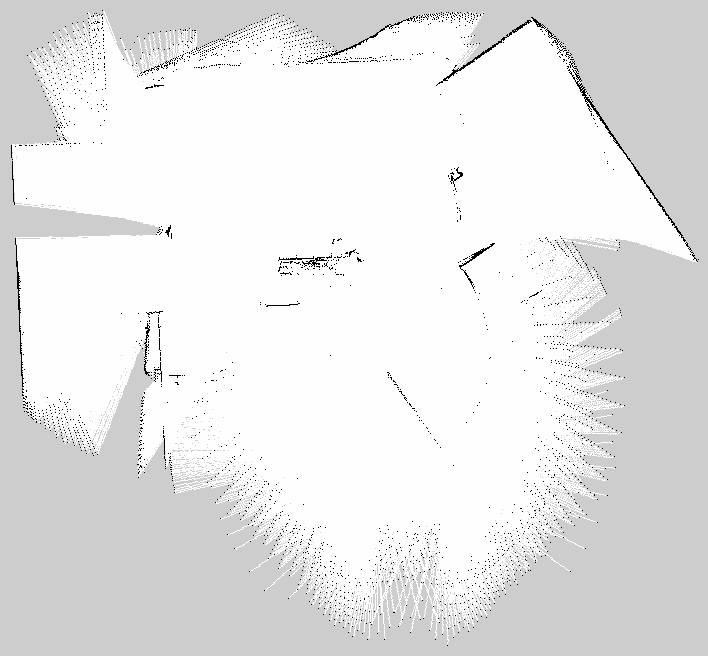
#> input picture DataRTABMap/mapa_rtabmap_1.pgm, 708 x 656 px
$ python generaty_corners_image.py --input ../DataRTABMap/mapa_rtabmap_1.pgm --output out.png
#> lines starting #> are read from the running program, lines starting #| are printed output that depends on the picture; after the words box and inside, x2 and y2 are one past the last pixel; in counts of white or black regions, pixels touching at a corner belong together
#!/usr/bin/env python3
import cv2 as cv
import numpy as np
import os
import argparse

def generate_corners_image(image_path, output_filename):
    # Resuelve la ruta dinámicamente: tools/ -> TFG/results/images_harris
#> called with image_path = '../DataRTABMap/mapa_rtabmap_1.pgm', output_filename = 'out.png'
    script_dir = os.path.dirname(os.path.abspath(__file__))
    repo_root = os.path.abspath(os.path.join(script_dir, '..'))
    output_dir = os.path.join(repo_root, 'results', 'images_harris')
    os.makedirs(output_dir, exist_ok=True)

    output_path = os.path.join(output_dir, output_filename)

    img = cv.imread(image_path, cv.IMREAD_GRAYSCALE)
#> img is the input picture: shape (656, 708); min 0, max 254, mean 231.3
    if img is None:
        print(f"[ERROR] Could not read image: {image_path}")
        return

    img_color = cv.cvtColor(img, cv.COLOR_GRAY2BGR)
    _, binary = cv.threshold(img, 200, 255, cv.THRESH_BINARY_INV)
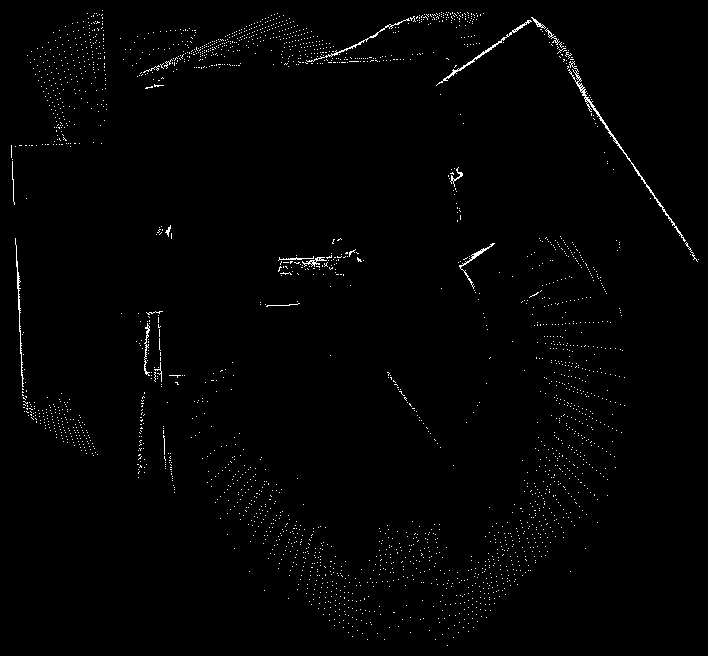
#> binary: shape (656, 708); 1.1% white in thin lines or dots
    dst = cv.cornerHarris(np.float32(binary), blockSize=2, ksize=3, k=0.04)
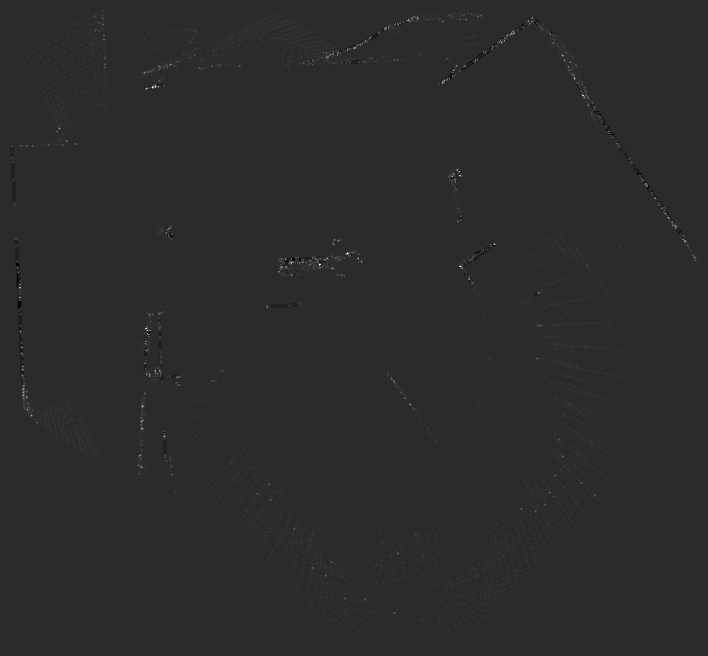
#> dst: shape (656, 708) float32; min -169130016, max 815259648, mean 1022100.8; drawn with min black and max white

    kernel = np.ones((3, 3), np.uint8)
    dst = cv.dilate(dst, kernel, iterations=2)
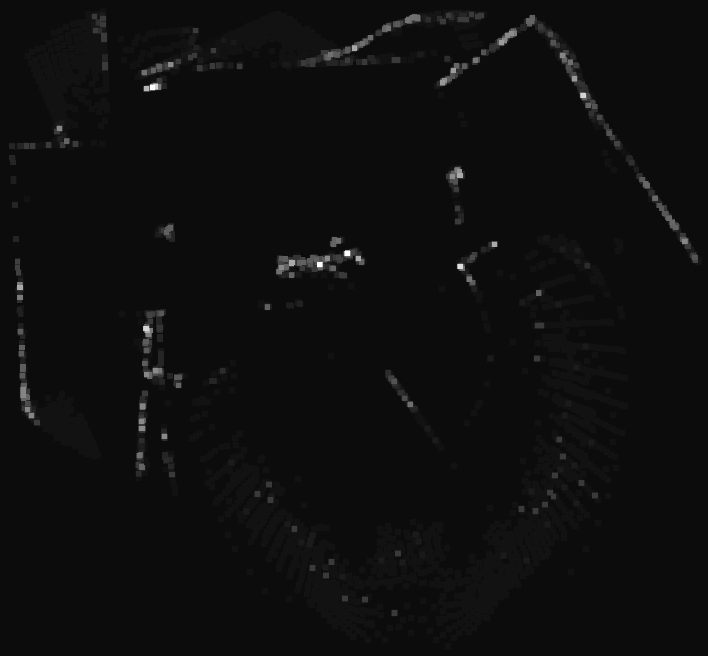
#> dst: shape (656, 708) float32; min -42282504, max 815259648, mean 7955951.5; drawn with min black and max white

    threshold = 0.01 * dst.max()
#> threshold = 8152596.5
    img_color[dst > threshold] = [0, 0, 255]
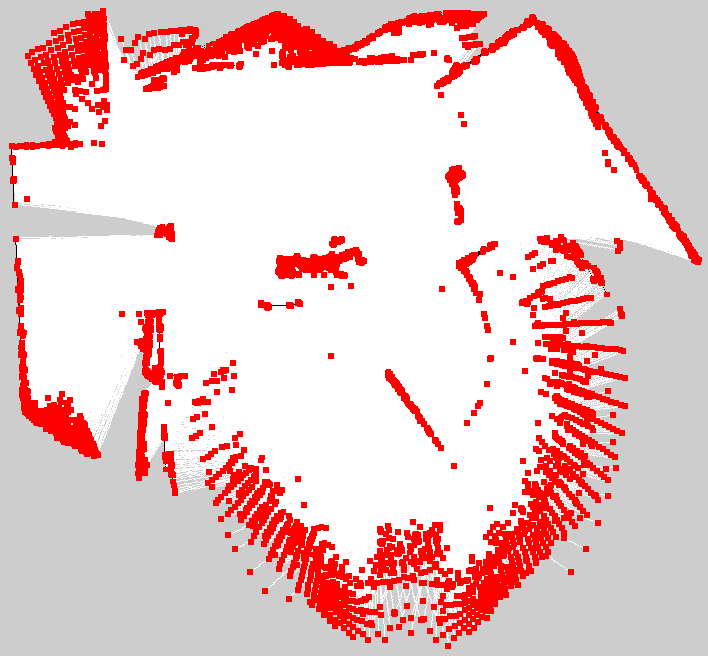
#> img_color: shape (656, 708, 3); 13.88% of pixels changed, all inside (x1, y1, x2, y2) = (9, 8, 702, 649)

    cv.imwrite(output_path, img_color)
    print(f"[OK] Successfully saved to: {output_path}")

if __name__ == "__main__":
    parser = argparse.ArgumentParser(description="Process SLAM maps and extract corners using Harris corner detector.")
    parser.add_argument("-i", "--input", required=True, help="Input image path (e.g., map.pgm)")
    parser.add_argument("-o", "--output", required=True, help="Output filename (e.g., cartographer_corners.png)")

    args = parser.parse_args()
    generate_corners_image(args.input, args.output)

$ run again, on DataRTABMap/mapa_rtabmap_3.pgm
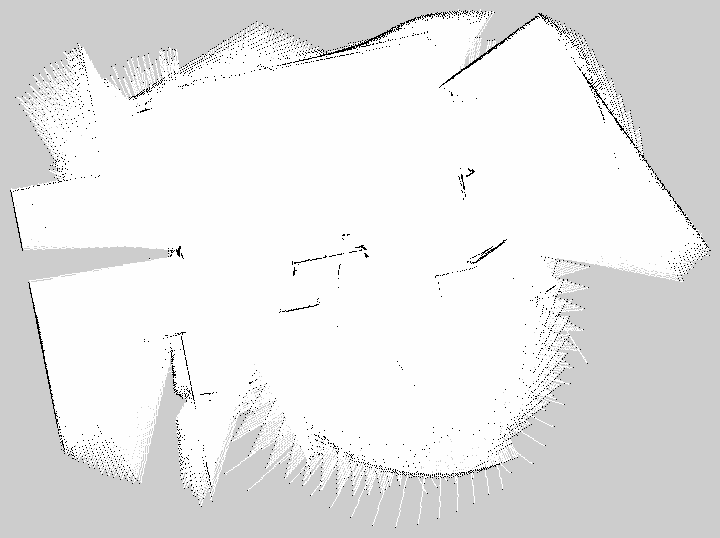
#> input picture DataRTABMap/mapa_rtabmap_3.pgm, 720 x 538 px
#> in generate_corners_image, img is the input picture: shape (538, 720); min 0, max 254, mean 231.2
#> in generate_corners_image, `_, binary = cv.threshold(img, 200, 255, cv.THRESH_BINARY_INV)`:
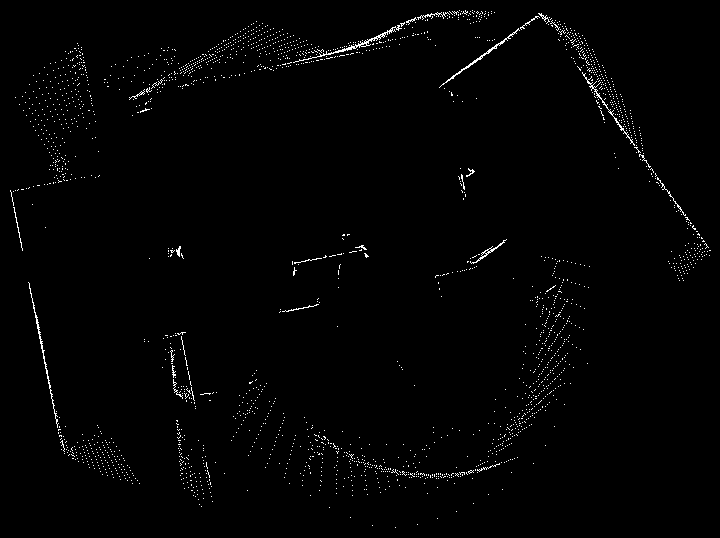
#> binary: shape (538, 720); 1.3% white in thin lines or dots
#> threshold = 8152596.5
#> in generate_corners_image, `img_color[dst > threshold] = [0, 0, 255]`:
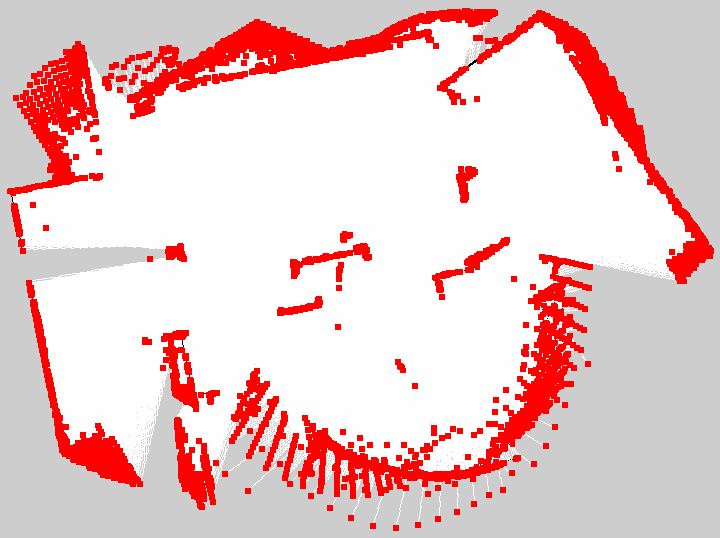
#> img_color: shape (538, 720, 3); 13.29% of pixels changed, all inside (x1, y1, x2, y2) = (7, 8, 714, 531)

$ run again, on DataRTABMap/mapa_rtabmap_4.pgm
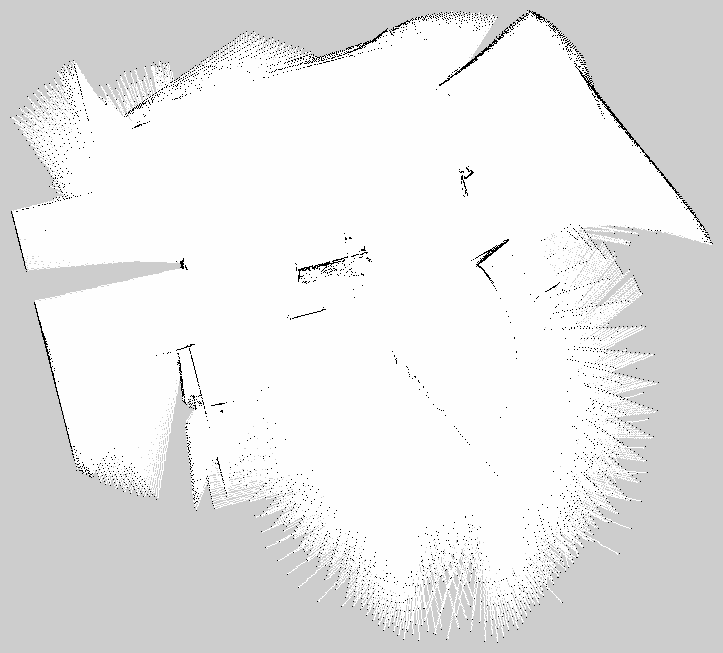
#> input picture DataRTABMap/mapa_rtabmap_4.pgm, 723 x 653 px
#> in generate_corners_image, img is the input picture: shape (653, 723); min 0, max 254, mean 231
#> in generate_corners_image, `_, binary = cv.threshold(img, 200, 255, cv.THRESH_BINARY_INV)`:
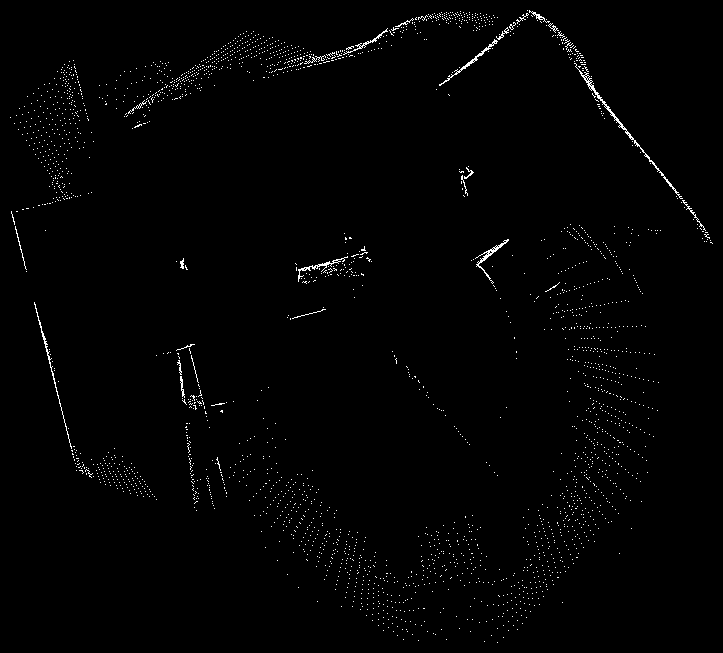
#> binary: shape (653, 723); 1.1% white in thin lines or dots
#> threshold = 11237897
#> in generate_corners_image, `img_color[dst > threshold] = [0, 0, 255]`:
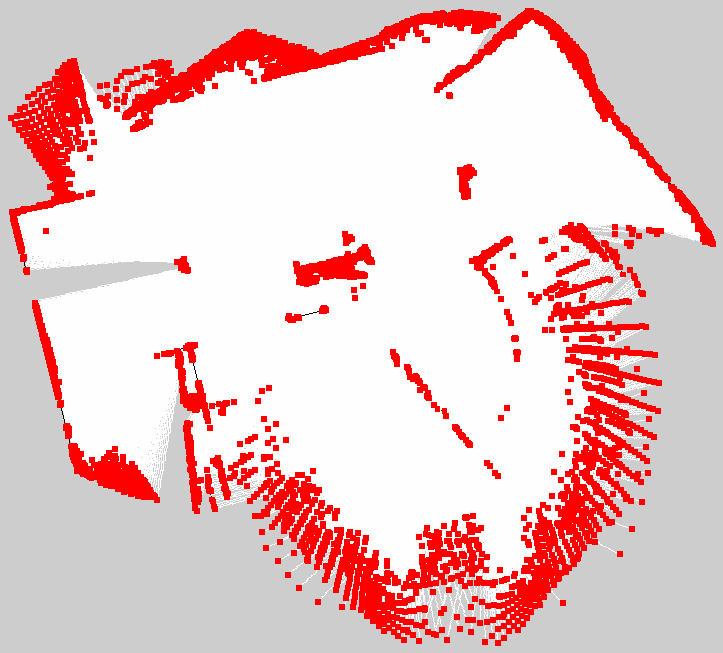
#> img_color: shape (653, 723, 3); 14.08% of pixels changed, all inside (x1, y1, x2, y2) = (8, 8, 716, 646)
